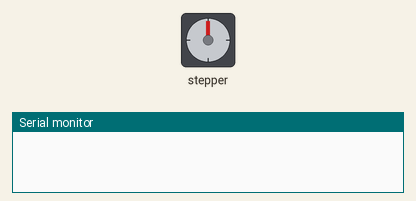
Recording of a sketch running on a simulated Arduino Uno, built with avr-gcc and run on an emulated ATmega328P. Shown: stepper motor, the last lines printed to the serial monitor. Wiring (inferred from the names in the program): stepper motor driver (200 steps per turn assumed): step pin 5; direction pin 6; enable pin 7.

Above: at 0.1 s.
At 1.86 s:
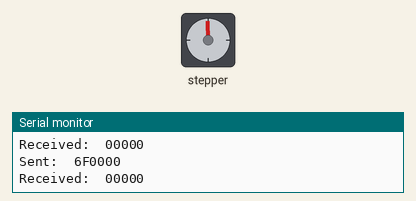
At 20.46 s:
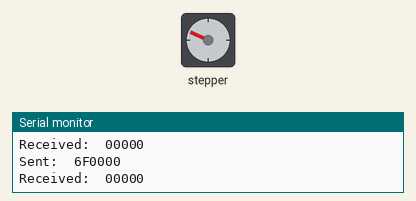
At 39.36 s:
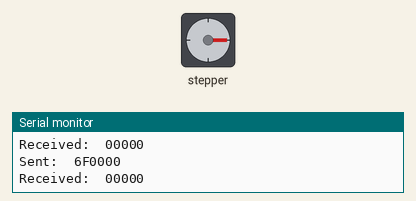
Timing chart, 0 to 40.0 s (numbered marks = the images above):
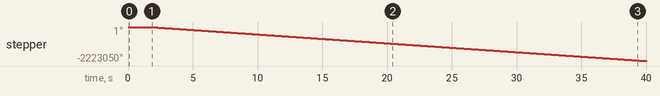

Measured:
- by itself, stepper: keeps turning counter-clockwise at about 58065°/s

The sketch:

TMC2130_SPI_SIMPLE.ino
```cpp
#include <SPI.h>

#define DIR 6
#define STEP 5
#define EN 7
#define CS 10
#define MISO 1           //icsp header
#define MOSI 4           //icsp header
#define CLK 3            //icsp header


//setting parameters

void setRegister(uint8_t adress, uint32_t newBytes) {
  uint8_t rx_buf[5];

   SPI.beginTransaction(SPISettings(16000000/8, MSBFIRST, SPI_MODE3));
   digitalWrite(CS, LOW);     //chip select enabled
     rx_buf[0] = SPI.transfer(adress);
     rx_buf[1] = SPI.transfer((newBytes & 0xFF000000) >> 24);
     rx_buf[2] = SPI.transfer((newBytes & 0xFF0000) >> 16);
     rx_buf[3] = SPI.transfer((newBytes & 0xFF00) >> 8);
     rx_buf[4] = SPI.transfer(newBytes & 0xFF);
   digitalWrite(CS, HIGH);
   SPI.endTransaction();

//CHECKING OUT WHAT WAS SENT VIA SPI
       Serial.print("Sent:  ");
       Serial.print(adress, HEX);
       Serial.print(((newBytes & 0xFF000000) >> 24), HEX);
       Serial.print(((newBytes & 0xFF0000) >> 16), HEX);
       Serial.print(((newBytes & 0xFF00) >> 8), HEX);
       Serial.println((newBytes & 0xFF), HEX);

//CHECKING OUT WHAT WAS RECEIVED VIA SPI
       Serial.print("Received:  ");
      for(int i = 0; i<5; i++){
       Serial.print(rx_buf[i], HEX);
       }
       Serial.println("");
}

void setup() {

  pinMode(DIR, OUTPUT);
  pinMode(STEP, OUTPUT);
  pinMode(EN, OUTPUT);
  pinMode(CS, OUTPUT);

  digitalWrite(EN, LOW);        //switching the driver on
  digitalWrite(CS, HIGH);       //chip select disabled

//SETTING THE PARAMETERS
    Serial.begin(9600);
    SPI.begin();

      delay(100);
      setRegister(0x80, 0x00000000); // GCONF: no analog scaling, stealthChop disabled
      delay(100);
      setRegister(0x90, 0x00000000); // IHOLD IRUN: all current 0 (I_RUN 0, I_HOLD 0, IHOLDDELAY 0)
      delay(100);
      setRegister(0x91, 0x00000000); // TPOWERDOWN: 0, immediate power down
      delay(100);
      setRegister(0x93, 0x00000000); // TPWMTHRS: upper velocity for stealthChop disabled
      delay(100);
      setRegister(0x94, 0x00000000); // TCOOLTHRS: lower velocity for CoolStep disabled
      delay(100);
      setRegister(0x95, 0x00000000); // THIGH: velocity dependent swithing to another mode disabled
      delay(100);
      setRegister(0xAD, 0x00000000); // XDIRECT: normal SPI operation
      delay(100);
      setRegister(0xB3, 0x00000000); // VDCMIN: automatic commutation dcStep disabled
      delay(100);
      setRegister(0xEC, 0x00000000); // CHOPCONF: native 256 microstepping, vsense 0, TBL 0, chm 0, HEND 0, HSTRT 0, TOFF 0
      delay(100);
/*    setRegister(0xE0, 0xAAAAB554); // MSLUT0
      delay(100);
      setRegister(0xE1, 0x4A9554AA); // MSLUT1
      delay(100);
      setRegister(0xE2, 0x24492929); // MSLUT2
      delay(100);
      setRegister(0xE3, 0x10104222); // MSLUT3
      delay(100);
      setRegister(0xE4, 0xFBFFFFFF); // MSLUT4
      delay(100);
      setRegister(0xE5, 0xB5BB777D); // MSLUT5
      delay(100);
      setRegister(0xE6, 0x49295556); // MSLUT6
      delay(100);
      setRegister(0xE7, 0x00404222); // MSLUT7
      delay(100);
      setRegister(0xE8, 0xFFFF8056); // MSLUTSEL
      delay(100);
      setRegister(0xE0, 0xAAAAB554); // MSLUT0
      delay(100);
      setRegister(0xE0, 0xAAAAB554); // MSLUT0
      delay(100);
      setRegister(0xE9, 0x00F70000); // MSLUTSTART
      delay(100); */
      setRegister(0xED, 0x00000000); // COOLCONF: standard stallGuard mode, threshold value 0, seimin 1/2 I_RUN, semax 0, semin 0 (coolStep off)
      delay(100);
      setRegister(0xF0, 0x00050480); // PWMCONF: normal standstill operation, standard PWM mode, automatic current control, fPWM = 2/683fCLK, PWM_GRAD 4, PWM_AMPL 128
      delay(100);
      setRegister(0xF2, 0x00000000); // ENCM_CTRL: encoder mode configuration disabled
      delay(100);
/*    setRegister(0xEE, 0x00000000); // DCCTRL: dcStep disabled
      delay(100);
      setRegister(0x01, 0x00000000); // GSTAT: read only
      delay(100);  */
      setRegister(0xEC, 0x00024008); // CHOPCONF: native 256 microstepping, vsense 1, TBL 1, chm 0, HEND 0, HSTRT 0, TOFF 8
      delay(100);
      setRegister(0x90, 0x00001309); // IHOLD_IRUN: I_RUN  19 I_HOLD 9 (calculated, normally 70% of I_RUN), IHOLDDELAY 0
      delay(100);
      setRegister(0x6F, 0x00000000); //reading the DRV_STATUS
      delay(100);
      setRegister(0x6F, 0x00000000); //additional transfer to receive last inquiery
      delay(100);

    SPI.end();

  digitalWrite(DIR, LOW);       //direction setting
}

void loop() {
  digitalWrite(STEP, HIGH);
  delayMicroseconds(10);
  digitalWrite(STEP, LOW);
  delayMicroseconds(10);

}
```
